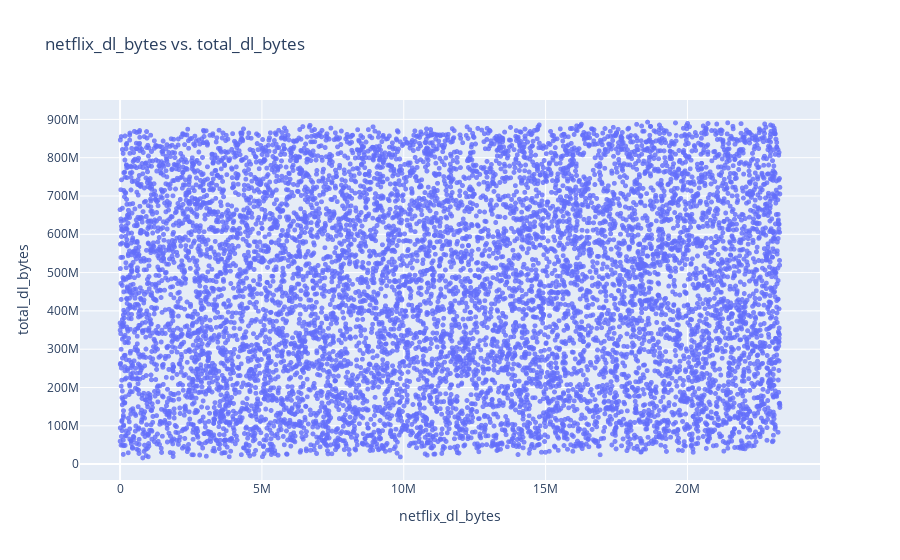

Write notebook code for a chart like this one.
### Code cell
plotly_scatter(df.sample(10000), 'netflix_dl_bytes', 'total_dl_bytes', marker_size=5)

### Figure 1 — Plotly figure (JSON) as saved in the notebook; plotly's stock layout.template omitted (floating-point values rounded to 4 significant figures; data arrays with more than 128 entries replaced by an {"elided": "..."} marker saying what was removed)
{"data": [{"hovertemplate": "netflix_dl_bytes=%{x}<br>total_dl_bytes=%{y}<extra></extra>", "legendgroup": "", "marker": {"color": "#636efa", "opacity": 0.8, "size": 5, "symbol": "circle"}, "mode": "markers", "name": "", "showlegend": false, "type": "scattergl", "x": {"elided": "10000 int values"}, "xaxis": "x", "y": {"elided": "10000 int values"}, "yaxis": "y"}], "layout": {"legend": {"tracegroupgap": 0}, "title": {"text": "netflix_dl_bytes vs. total_dl_bytes"}, "xaxis": {"anchor": "y", "domain": [0, 1], "title": {"text": "netflix_dl_bytes"}}, "yaxis": {"anchor": "x", "domain": [0, 1], "title": {"text": "total_dl_bytes"}}}}
